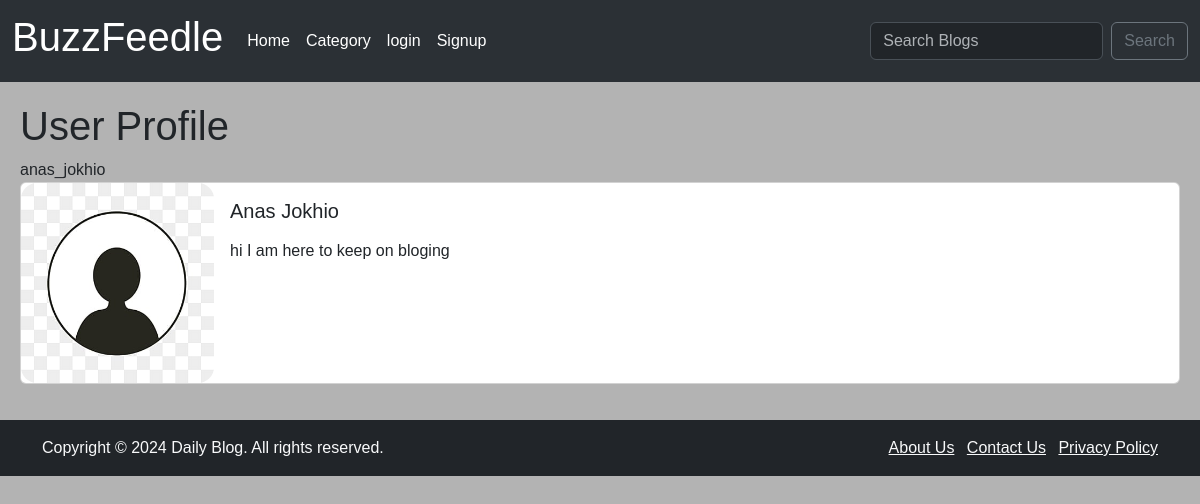
/members/1/profile/, run on an earlier commit of the app's database.
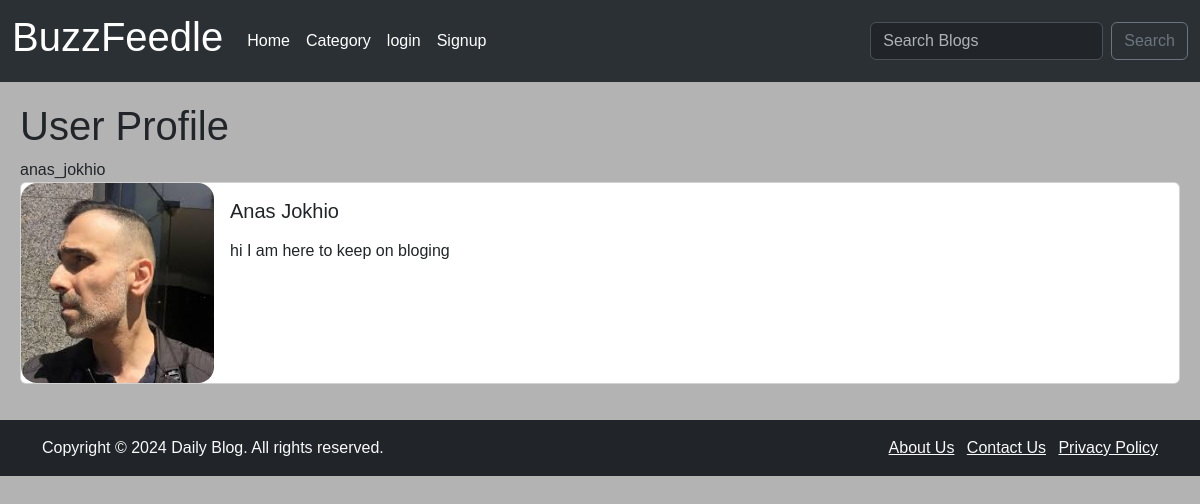
And on a later commit of the database.
### App/models.py (models this page shows, shortened)
class Profile(models.Model):
    user = models.OneToOneField(User, null=True, on_delete=models.CASCADE)
    bio = models.TextField()
    profile_pic = models.ImageField(null=True, blank=True, upload_to="media/profile_pic")
    facebook_url = models.URLField(max_length=255, null=True, blank=True)
    website_url = models.URLField(max_length=255, null=True, blank=True)
    twitter_url = models.URLField(max_length=255, null=True, blank=True)
    instagram_url = models.URLField(max_length=255, null=True, blank=True)
    pinterest_url = models.URLField(max_length=255, null=True, blank=True)
    linkedin_url = models.URLField(max_length=255, null=True, blank=True)
    def __str__(self):
        return str(self.user)

### members/views.py (the view)
# urls.py: path('<int:pk>/profile/', ShowProfilePageView.as_view(), name='show_profile' ),
class ShowProfilePageView(generic.DetailView):
    model = Profile
    template_name = 'authen/user_profile.html'
    def get_context_data(self, *args, **kwargs):
        users = Profile.objects.all()
        context = super(ShowProfilePageView, self).get_context_data(*args, **kwargs)
        page_user = get_object_or_404(Profile, id=self.kwargs['pk'])
        context['page_user'] = page_user
        return context

### members/templates/authen/user_profile.html (shortened to what this page needs)
{% extends 'base.html' %}
{% load static %}
{% block content %}
<h1>User Profile</h1>
{{page_user}}
<div class="card mb-3">
    <div class="row g-0">
    <div class="col-md-2">
    {% if page_user.profile_pic %}
        <img src="{{ page_user.profile_pic.url }}" class="card-img rounded-4" width=200 height=200>
    {% else %}
        <img src="{% static 'theApp/img/profile_default.jpg' %}" class="card-img rounded-4" width=200 height=200>
    {% endif %}
    </div>
    <div class="col-md-10">
        <div class="card-body">
        <h5 class="card-title">
            {{ page_user.user.first_name }}
            {{ page_user.user.last_name }}
        </h5>
        <p class="card-text">
            {{page_user.bio}}
        </p>
        </div>
    </div>
    </div>
</div>
</div>
{% endblock %}

What changed in the data, as far as the page shows it:
changed Profile "hi I am here to keep on bloging": profile_pic: picture added
